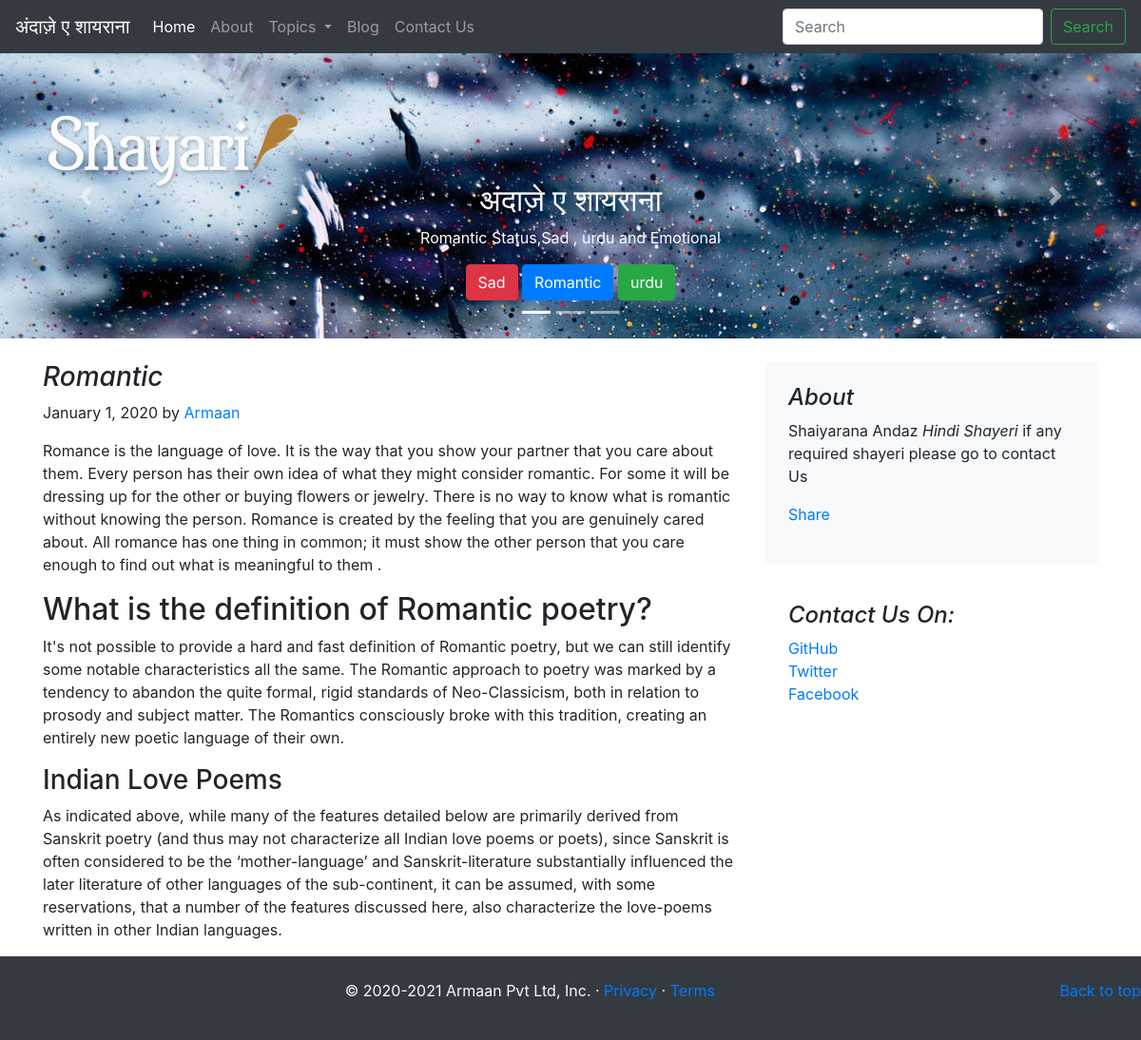
The app's page /blog/blogpost/2 with its own data.
### blog/models.py (models this page shows)
class Blogpost(models.Model):
    post_id = models.AutoField(primary_key=True)
    title = models.CharField(max_length=5000)
    head0 = models.CharField(max_length=500,default="")
    c_head0 = models.CharField(max_length=5000,default="")
    head1 = models.CharField(max_length=500,default="")
    c_head1 = models.CharField(max_length=5000,default="")
    head2 = models.CharField(max_length=500,default="")
    c_head2 = models.CharField(max_length=5000,default="")
    pub_date = models.DateField()
    thumbnail = models.ImageField(upload_to='blog/img')
    def __str__(self):
        return self.title

### blog/views.py (the view)
# urls.py: path('blogpost/<int:id>', views.blogpost, name='blogPost'),
def blogpost(request, id):
    post = Blogpost.objects.filter(post_id = id)[0]
    print(post)
    return render(request,'blog/blogpost.html', {'post':post})

### blog/templates/blog/blogpost.html (shortened to what this page needs)
{% extends 'blog/index.html' %}
{% block img %}
<img src="/static/img/1.jpg" alt="">
{% endblock img %}
{% block body %}
<div class="container">
    <div class="row mt-4">
        <div class="col-md-8 blog-main">
          <h3 class="font-italic">
            {{post.title}}
          </h3>
          <div class="blog-post">
            <p class="blog-post-meta">January 1, 2020 by <a href="#">Armaan</a></p>
            <p>{{post.c_head0}}</p>
            <h2>{{post.head1}}</h2>
            <p>{{post.c_head1}}</p>
            <h3>{{post.head2}}</h3>
            <p>{{post.c_head2}}</p>
          </div>
        </div>
        <aside class="col-md-4 blog-sidebar">
          <div class="p-4 mb-3 bg-light rounded">
            <h4 class="font-italic">About</h4>
            <p class="mb-0">Shaiyarana Andaz <em>Hindi Shayeri</em> if any  required  shayeri please go to contact Us</p>
            <div class="my-3 fb-share-button" data-href="http://127.0.0.1:8000/blog/blogpost/{{post.post_id}}" data-layout="button_count" data-size="large"><a target="_blank" href="https://www.facebook.com/sharer/sharer.php?u=http%3A%2F%2F127.0.0.1%3A8000%2Fblog%2Fblogpost%2F1&amp;src=sdkpreparse" class="fb-xfbml-parse-ignore">Share</a></div>
          </div>
          <div class="p-4">
            <h4 class="font-italic">Contact Us On:</h4>
            <ol class="list-unstyled">
              <li><a href="#">GitHub</a></li>
              <li><a href="#">Twitter</a></li>
              <li><a href="#">Facebook</a></li>
            </ol>
          </div>
        </aside>
      </div>
</div>
{% endblock body %}

### records on screen
Blogpost: title "Romantic", c_head0 "Romance is the language of love. It is the way that you show your partner that you care about them. Every person has their own idea of what they might consider romantic. For some it will be dressing up for the other or buying flowers or jewelry. There is no way to know what is romantic without knowing the person. Romance is created by the feeling that you are genuinely cared about. All romance has one thing in common; it must show the other person that you care enough to find out what is meaningful to them .", head1 "What is the definition of Romantic poetry?", c_head1 "It's not possible to provide a hard and fast definition of Romantic poetry, but we can still identify some notable characteristics all the same. The Romantic approach to poetry was marked by a tendency to abandon the quite formal, rigid standards of Neo-Classicism, both in relation to prosody and subject matter. The Romantics consciously broke with this tradition, creating an entirely new poetic language of their own.", head2 "Indian Love Poems", c_head2 "As indicated above, while many of the features detailed below are primarily derived from Sanskrit poetry (and thus may not characterize all Indian love poems or poets), since Sanskrit is often considered to be the ‘mother-language’ and Sanskrit-literature substantially influenced the later literature of other languages of the sub-continent, it can be assumed, with some reservations, that a number of the features discussed here, also characterize the love-poems written in other Indian languages."
